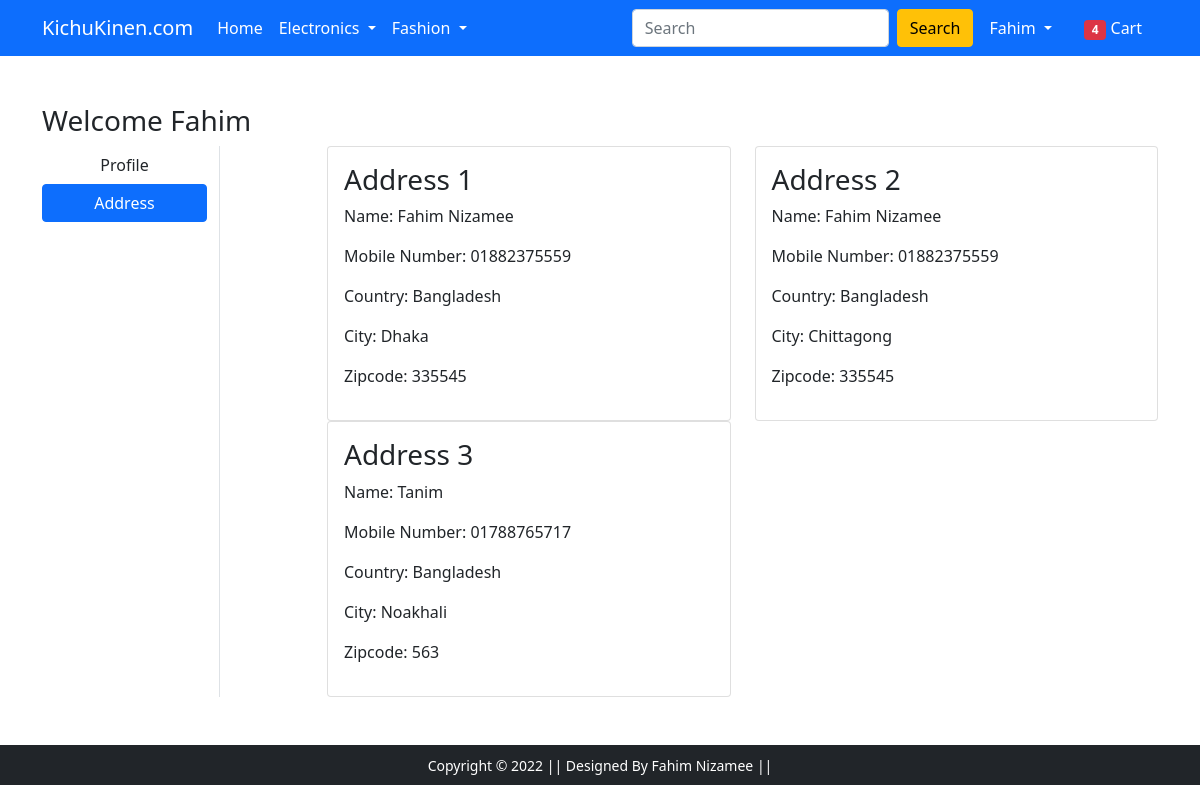
Page /address/ (signed in) on the earlier database version.
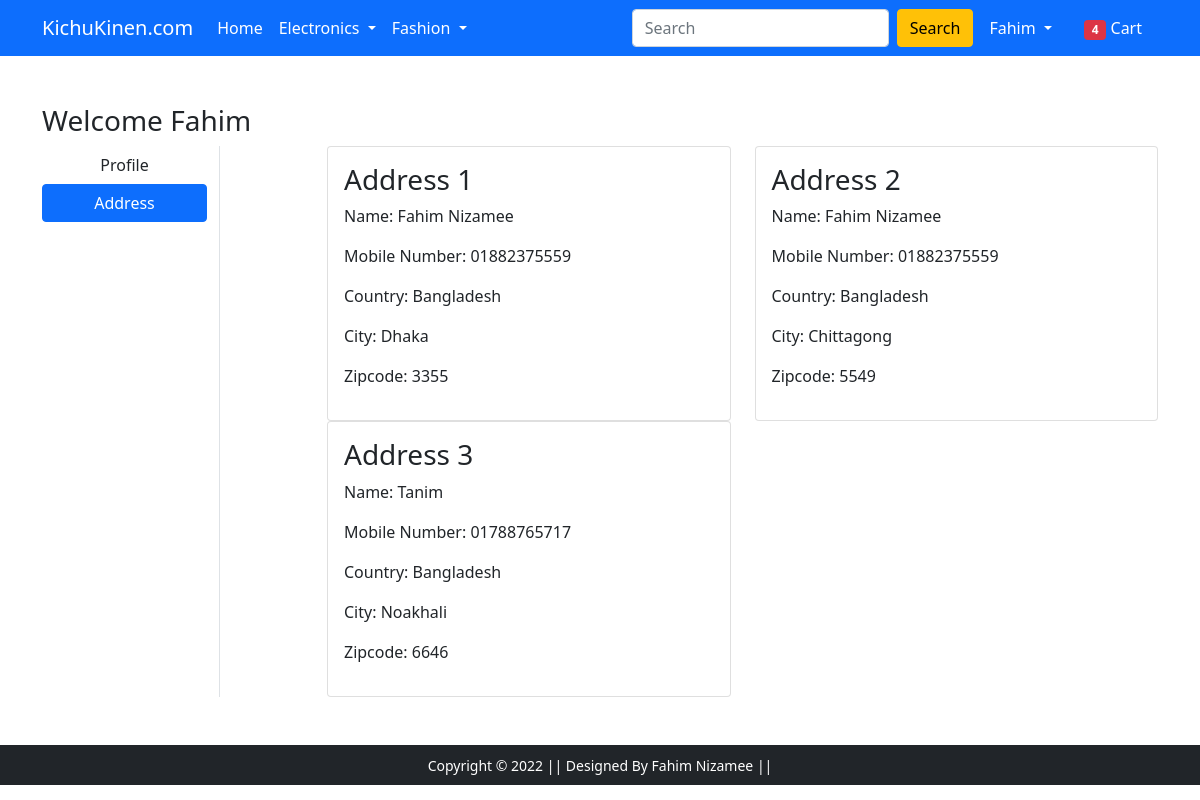
Same page on the later database version.
### app/models.py (models this page shows, shortened)
class Customer(models.Model):
    user = models.ForeignKey(User, on_delete=models.CASCADE)
    name = models.CharField(max_length=200)
    mobilenumber = models.CharField(max_length=20)
    country = models.CharField(max_length=200)
    city = models.CharField(max_length=50)
    zipcode = models.IntegerField()

### app/views.py (the view)
# urls.py: path('address/', views.address, name='address'),
def address(request):
    add = Customer.objects.filter(user=request.user)
    return render(request, 'app/address.html',{'add':add,'active':'btn-primary'})

### app/templates/app/address.html (shortened to what this page needs)
{% extends 'app/base.html' %}
{% load static %}
{% block main-content %}
<div class="container my-5">
 <div class="row">
 <h3>Welcome <span class="text-capitalize">{{request.user}} </span></h3>
  <div class="col-sm-2 border-end">
   <ul class="list-unstyled">
    <li class="d-grid"><a href="{% url 'profile' %}" class="btn">Profile</a></li>
    <li class="d-grid"><a href="{% url 'address' %}" class="btn {{active}} ">Address</a></li>
   </ul>
  </div>
  <div class="col-sm-9 offset-sm-1">
   <div class="row">
    {% for ad in add %}
    <div class="col-sm-6">
        <div class="card">
            <div class="card-body">
                <h3>Address {{forloop.counter}}</h3>
                <p>Name: {{ad.name}}</p>
                <p>Mobile Number: {{ad.mobilenumber}}</p>
                <p>Country: {{ad.country}}</p>
                <p>City: {{ad.city}}</p>
                <p>Zipcode: {{ad.zipcode}}</p>
            </div>
        </div>
    </div>
    {% endfor %}
    </div>
   </div>
  </div>
 </div>
{% endblock main-content %}

Differences in the rows shown:
changed Customer "Dhaka": zipcode "335545" → "3355"
changed Customer "Chittagong": zipcode "335545" → "5549"
changed Customer "Tanim": zipcode "563" → "6646"
